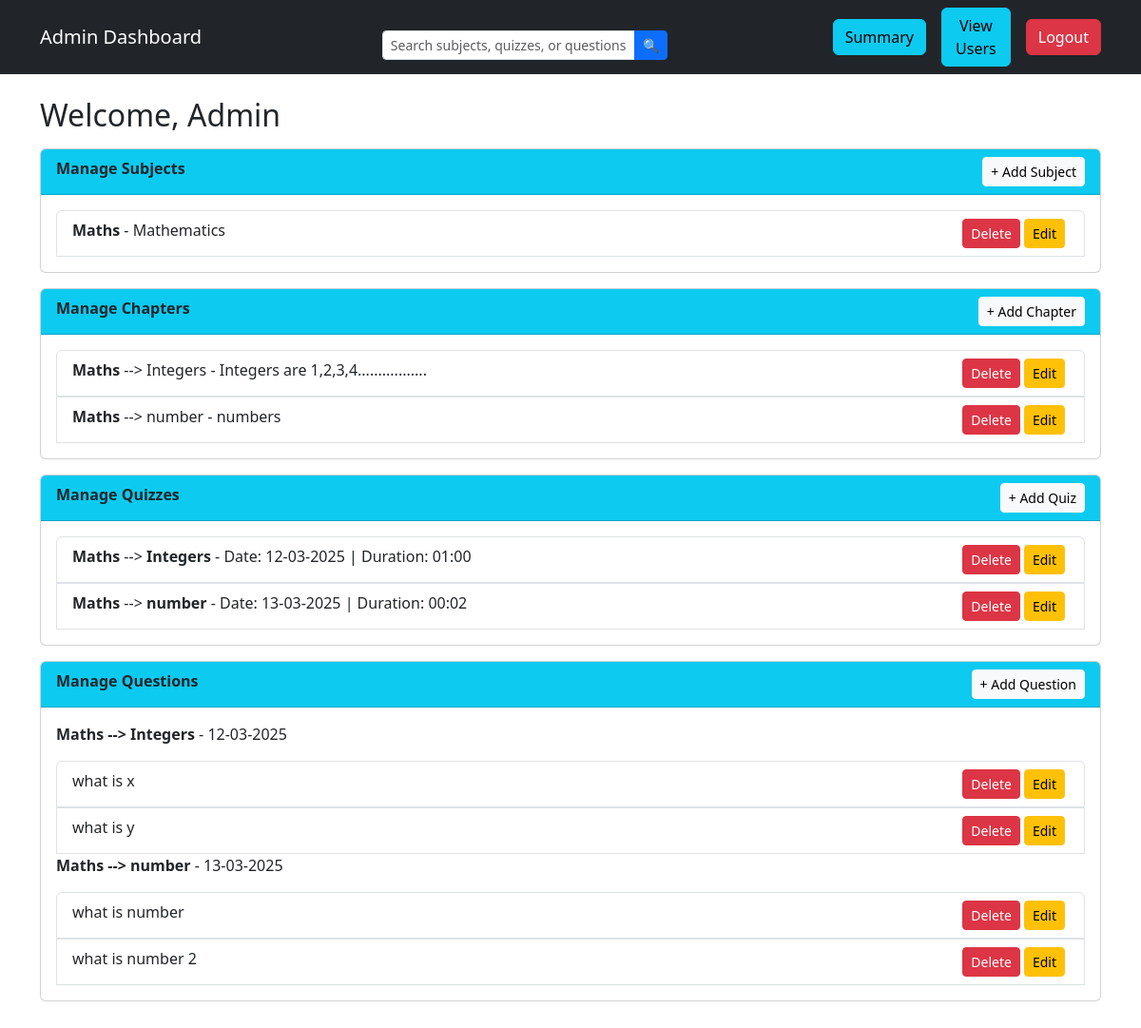
Page /admin_dashboard (signed in) on the earlier database version.
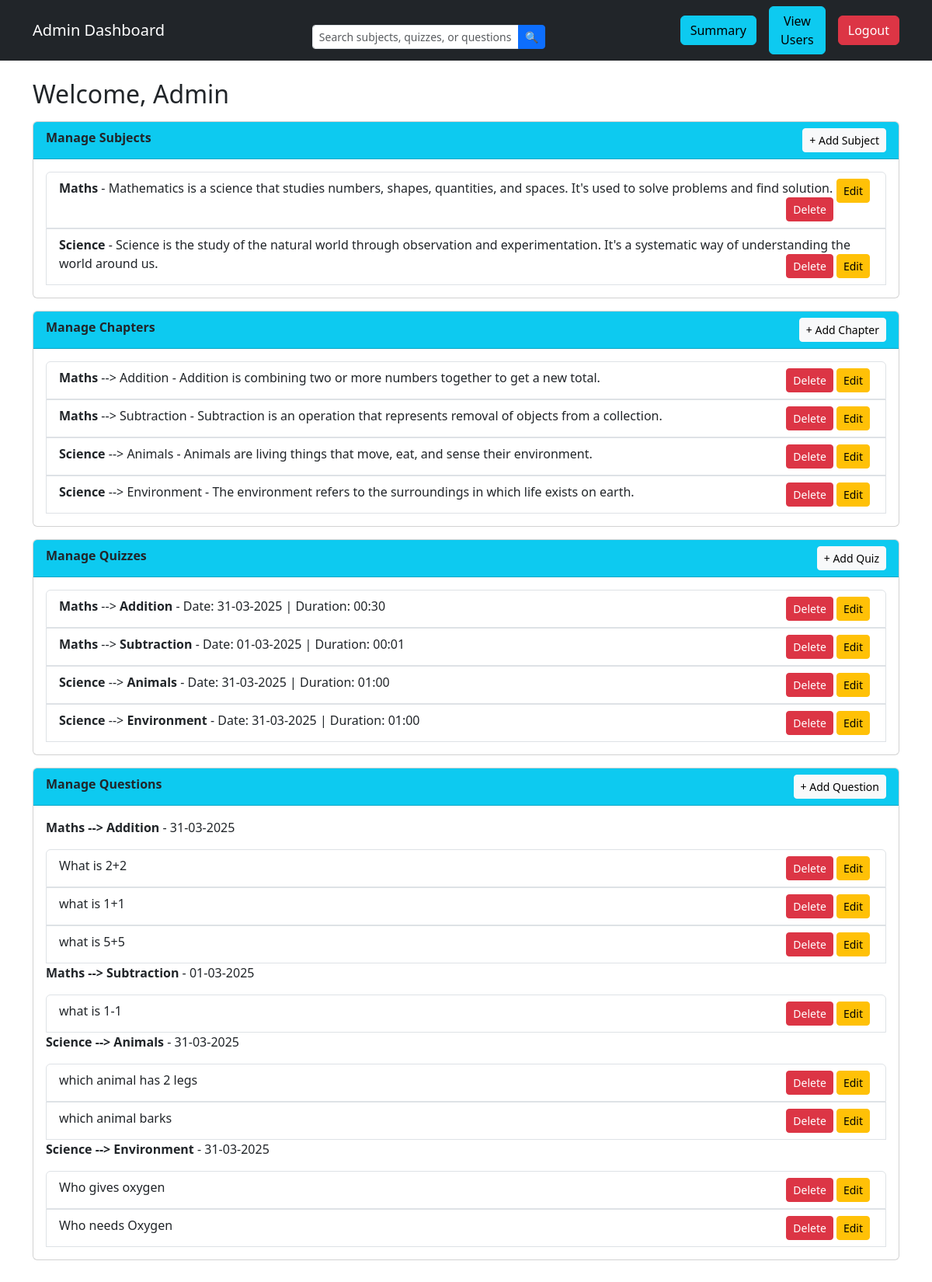
Same page on the later database version.
### app.py (models this page shows)
class Subject(db.Model):
    __tablename__ = 'subject'
    SubjectID = db.Column(db.Integer, primary_key=True, autoincrement=True)
    Subjectname = db.Column(db.String(500), nullable=False)
    Description = db.Column(db.String(500), nullable=False)

class Chapter(db.Model):
    __tablename__ = 'chapter'
    ChapterID = db.Column(db.Integer, primary_key=True, autoincrement=True)
    Chaptername = db.Column(db.String(500), nullable=False)
    Description = db.Column(db.String(500), nullable=False)
    QuizR = db.relationship('Quiz', backref='chapter', lazy=True)
    SubjectID = db.Column(db.Integer, db.ForeignKey('subject.SubjectID'), nullable=False)
    subject = db.relationship('Subject', backref='chapters')

class Quiz(db.Model):
    __tablename__ = 'quiz'
    QuizID = db.Column(db.Integer, primary_key=True, autoincrement=True)
    Date_of_quiz = db.Column(db.Date, nullable=False)
    Time_duration = db.Column(db.String(5), nullable=False)
    Remarks = db.Column(db.String(500))
    ChapterID = db.Column(db.Integer, db.ForeignKey('chapter.ChapterID'), nullable=False)
    QuestionsR = db.relationship('Questions', backref='quiz', lazy=True)

class Questions(db.Model):
    __tablename__ = 'questions'
    QuestionID = db.Column(db.Integer, primary_key=True, autoincrement=True)
    Question_statement = db.Column(db.String(500), nullable=False)
    Option1 = db.Column(db.String(500), nullable=False)
    Option2 = db.Column(db.String(500), nullable=False)
    Option3 = db.Column(db.String(500), nullable=False)
    Option4 = db.Column(db.String(500), nullable=False)
    Correct_option = db.Column(db.String(500), nullable=False)
    QuizID = db.Column(db.Integer, db.ForeignKey('quiz.QuizID'), nullable=False)

### app.py (the view)
@app.route('/admin_dashboard', methods=['GET'])
def admin_dashboard():
    if 'user_id' not in session or session['role'] != 'admin':
        flash("Unauthorized access!", "danger")
        return redirect(url_for("home"))
    query = request.args.get('query', '').strip() #for search query
    users, subjects, quizzes, questions, chapters = [], [], [], [], []
    if query:
        users = User.query.filter(User.Username.ilike(f"%{query}%")).all()
        subjects = Subject.query.filter(Subject.Subjectname.ilike(f"%{query}%")).all()
        quizzes = Quiz.query.filter(Quiz.QuizID.ilike(f"%{query}%")).all()
        questions = Questions.query.filter(Questions.Question_statement.ilike(f"%{query}%")).all()
        chapters = Chapter.query.filter(Chapter.Chaptername.ilike(f"%{query}%")).all()
    else:
        users = User.query.all()
        subjects = Subject.query.all()
        quizzes = Quiz.query.all()
        questions = Questions.query.all()
        chapters = Chapter.query.all()
    return render_template("admin_dashboard.html", users=users, subjects=subjects, quizzes=quizzes, questions=questions, chapters=chapters)

### templates/admin_dashboard.html (shortened to what the changed rows need)
<!DOCTYPE html>
<html lang="en">
<head>
    <link href="https://cdn.jsdelivr.net/npm/bootstrap@5.3.2/dist/css/bootstrap.min.css" rel="stylesheet">
</head>
<body>
    <div class="container mt-4">
        <h2>Welcome, Admin</h2>
<div class="card mt-3">
    <div class="card-body">
        {% if subjects %}
        <ul class="list-group">
            {% for subject in subjects %}
            <li class="list-group-item">
                <strong>{{ subject.Subjectname }}</strong> - {{ subject.Description }}
                <button class="btn btn-warning btn-sm float-end mx-1" data-bs-toggle="modal" data-bs-target="#editSubjectModal{{ subject.SubjectID }}">Edit</button>
                <a href="{{ url_for('delete_subject', subject_id=subject.SubjectID) }}" class="btn btn-danger btn-sm float-end">Delete</a>
            </li>
            {% endfor %}
        </ul>
        {% else %}
        <p>No subjects available.</p>
        {% endif %}
    </div>
</div>
<div class="card mt-3">
    <div class="card-body">
        {% if chapters %}
        <ul class="list-group">
            {% for chapter in chapters %}
            <li class="list-group-item">
                <strong>{{ chapter.subject.Subjectname }}</strong> --> {{ chapter.Chaptername }} - {{ chapter.Description }}
                <button class="btn btn-warning btn-sm float-end mx-1" data-bs-toggle="modal" data-bs-target="#editChapterModal{{ chapter.ChapterID }}">Edit</button>
                <a href="{{ url_for('delete_chapter', chapter_id=chapter.ChapterID) }}" class="btn btn-danger btn-sm float-end">Delete</a>
            </li>
            {% endfor %}
        </ul>
        {% else %}
        <p>No chapters available.</p>
        {% endif %}
    </div>
</div>
<div class="card mt-3">
    <div class="card-body">
        {% if quizzes %}
        <ul class="list-group">
            {% for quiz in quizzes %}
            <li class="list-group-item">
                <strong>{{ quiz.chapter.subject.Subjectname }}</strong> --> <strong>{{ quiz.chapter.Chaptername }}</strong> - Date:  {{ quiz.Date_of_quiz.strftime('%d-%m-%Y') }} | Duration: {{ quiz.Time_duration }}
                <button class="btn btn-warning btn-sm float-end mx-1" data-bs-toggle="modal" data-bs-target="#editQuizModal{{ quiz.QuizID }}">Edit</button>
                <a href="{{ url_for('delete_quiz', quiz_id=quiz.QuizID) }}" class="btn btn-danger btn-sm float-end">Delete</a>
            </li>
            {% endfor %}
        </ul>
        {% else %}
        <p>No quizzes available.</p>
        {% endif %}
    </div>
</div>
<div class="card mt-3">
    <div class="card-body">
        {% if quizzes %}
            {% for quiz in quizzes %}
            <p>
                <strong>{{ quiz.chapter.subject.Subjectname }} --> {{ quiz.chapter.Chaptername }}</strong> -
                {{ quiz.Date_of_quiz.strftime('%d-%m-%Y') }}
            </p>
                <ul class="list-group">
                    {% for question in quiz.QuestionsR %}
                        <li class="list-group-item">
                            {{ question.Question_statement }}
                            <button class="btn btn-warning btn-sm float-end mx-1" data-bs-toggle="modal" data-bs-target="#editQuestionModal{{ question.QuestionID }}">Edit</button>
                            <a href="{{ url_for('delete_question', question_id=question.QuestionID) }}" class="btn btn-danger btn-sm float-end">Delete</a>
                        </li>
                    {% endfor %}
                </ul>
            {% endfor %}
        {% else %}
            <p>No quizzes available.</p>
        {% endif %}
    </div>
</div>
</body>
</html>

Differences in the rows shown:
changed Subject "Maths": Description "Mathematics" → "Mathematics is a science that studies numbers, shapes, quantities, and spaces. It's used to solve problems and find solution."
added Subject: Subjectname "Science", Description "Science is the study of the natural world through observation and experimentation. It's a systematic way of understanding the world around us."
changed Chapter: Chaptername "Integers" → "Addition"; Description "Integers are 1,2,3,4................." → "Addition is combining two or more numbers together to get a new total."
changed Chapter: Chaptername "number" → "Subtraction"; Description "numbers" → "Subtraction is an operation that represents removal of objects from a collection."
added Chapter: subject.Subjectname "Science", Chaptername "Animals", Description "Animals are living things that move, eat, and sense their environment."
added Chapter: subject.Subjectname "Science", Chaptername "Environment", Description "The environment refers to the surroundings in which life exists on earth."
changed Quiz: chapter.Chaptername "Integers" → "Addition"; Date_of_quiz "12-03-2025" → "31-03-2025"; Time_duration "01:00" → "00:30"; gains Questions (Question_statement "what is 5+5")
changed Quiz: chapter.Chaptername "number" → "Subtraction"; Date_of_quiz "13-03-2025" → "01-03-2025"; Time_duration "00:02" → "00:01"; loses Questions (Question_statement "what is number")
added Quiz: chapter.subject.Subjectname "Science", chapter.Chaptername "Animals", Date_of_quiz "31-03-2025", Time_duration "01:00"
added Quiz: chapter.subject.Subjectname "Science", chapter.Chaptername "Environment", Date_of_quiz "31-03-2025", Time_duration "01:00"
changed Questions: Question_statement "what is x" → "What is 2+2"
changed Questions: Question_statement "what is y" → "what is 1+1"
changed Questions: Question_statement "what is number 2" → "what is 1-1"
added Questions: Question_statement "which animal has 2 legs", shown under "Science"
added Questions: Question_statement "which animal barks", shown under "Science"
added Questions: Question_statement "Who gives oxygen", shown under "Science"
added Questions: Question_statement "Who needs Oxygen", shown under "Science"
